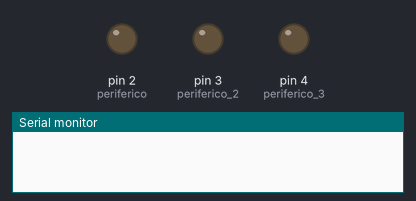
Bench run of a program on a simulated Arduino Uno, built with avr-gcc and run on an emulated ATmega328P. On the bench: output pins drawn as LEDs (lit = HIGH), the last lines printed to the serial monitor.

Above: at 0.5 s.
At 1.5 s:
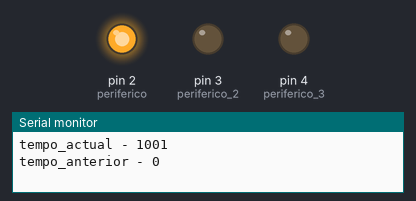
At 3.5 s:
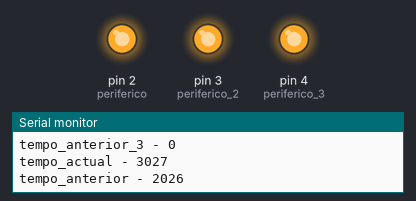
At 4.5 s:
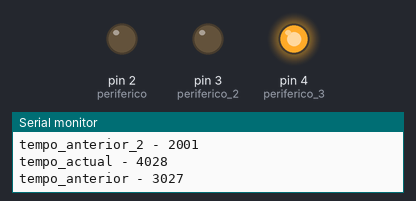
At 5.5 s:
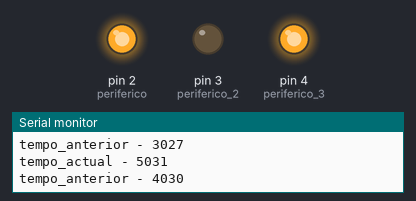
At 6.5 s:
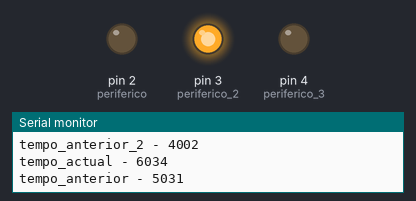
Timing chart, 0 to 7.8 s (numbered marks = the images above):
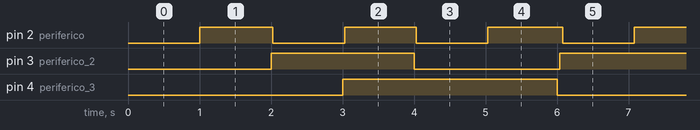

Measured:
- by itself, pin 2 (periferico): alternates HIGH for 1.0 s and LOW for 1.0 s
- by itself, pin 3 (periferico_2): alternates HIGH for 2.0 s and LOW for 2.0 s
- by itself, pin 4 (periferico_3): alternates HIGH for 3.0 s and LOW for 3.0 s

The program:

main.cpp
```cpp
#include <Arduino.h>

int baud_rate = 9600;

unsigned long int tempoactual = 0;
unsigned long int tempoanterior = 0;


unsigned long int tempoactual_2 = 0;
unsigned long int tempoanterior_2 = 0;

unsigned long int tempoactual_3 = 0;
unsigned long int tempoanterior_3 = 0;

int periferico = 2;
int periferico_2 = 3;
int periferico_3 = 4;

void setup() {
  Serial.begin(9600);
  pinMode(periferico, OUTPUT);
  pinMode(periferico_2, OUTPUT);
  pinMode(periferico_3, OUTPUT);


}

void loop() {
  tempoactual = millis();

  if(tempoactual - tempoanterior > 1000)
  {
    Serial.print("tempo_actual - ");
    Serial.println(tempoactual);

    Serial.print("tempo_anterior - ");
    Serial.println(tempoanterior);

    if(digitalRead(periferico) == LOW)
    {
      digitalWrite(periferico, HIGH);

    }
    else
    {
      digitalWrite(periferico, LOW);
    }

    tempoanterior = millis();
  }


  tempoactual_2 = millis();

  if(tempoactual_2 - tempoanterior_2 > 2000)
  {
    Serial.print("tempo_actual_2 - ");
    Serial.println(tempoactual_2);

    Serial.print("tempo_anterior_2 - ");
    Serial.println(tempoanterior_2);

    if(digitalRead(periferico_2) == LOW)
    {
      digitalWrite(periferico_2, HIGH);

    }
    else
    {
      digitalWrite(periferico_2, LOW);
    }

    tempoanterior_2 = millis();
  }


  tempoactual_3 = millis();

  if(tempoactual_3 - tempoanterior_3 > 3000)
  {
    Serial.print("tempo_actual_3 - ");
    Serial.println(tempoactual_3);

    Serial.print("tempo_anterior_3 - ");
    Serial.println(tempoanterior_3);

    if(digitalRead(periferico_3) == LOW)
    {
      digitalWrite(periferico_3, HIGH);

    }
    else
    {
      digitalWrite(periferico_3, LOW);
    }

    tempoanterior_3 = millis();
  }

}
```
